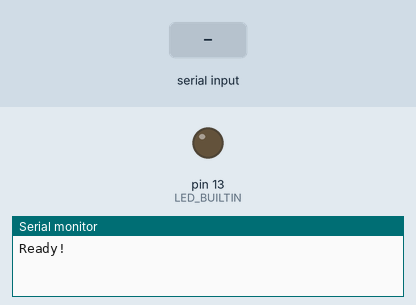
This sketch was run on a simulated Arduino Uno, built with avr-gcc and run on an emulated ATmega328P. Shown: output pins drawn as LEDs (lit = HIGH), the last lines printed to the serial monitor. The test bench sets the inputs (shaded band). Pins used as bus, display or sensor lines are not drawn.

Above: at 1.2 s.
1.3 s: "1" received over the second serial link
At 1.8 s:
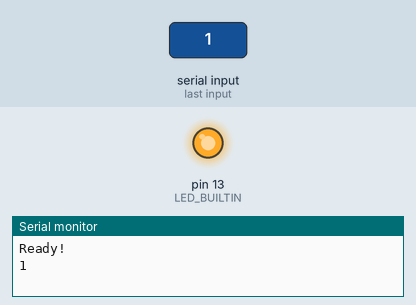
2.8 s: "0" received over the second serial link
At 4.1 s:
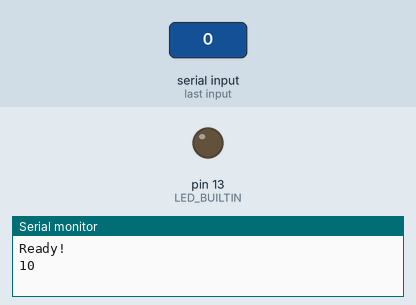
Timing chart, 0 to 5.8 s (numbered marks = the images above; inputs shaded):
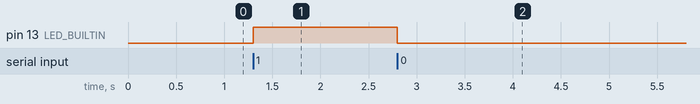

Measured:
- after the input at 1.3 s, pin 13 (LED_BUILTIN): LOW → HIGH at once
- after the input at 2.8 s, pin 13 (LED_BUILTIN): HIGH → LOW at once

The sketch:

Bluetooth_TEST.ino
```cpp
/*
 * Denne lille program gør at du kan forbinde med f.eks. PuTTY til din bluetooth forbindelse.
 * Husk at parre din computer med HC-05 først. Herefter vil den være på en COMPORT måske 5 eller 6
 * check selv efter i enhedshåndteringen
 *
 * Du kan også hente Bluetooth Serial Terminal i Microsoft store, og kommunikere den vej igennem.
 *
 * Når du skirver '1' uden apostroffer på terminalen, så vil LED på port 13 på Arduinoen tænde.
 * ligeledes hvis du skriver '0', så vil LED slukke.
 *
 */
#include <SoftwareSerial.h>

#define KEY 2 // If it is input low level or connect to the air, the module is at paired or communication mode. If it’s input high level, the module will enter to AT mode.
#define VCC 3 // Power til HC-05 modulet
#define GND 4 // GND til HC-05 modulet
#define BT_RX 5 // Forbindes til TxD på Hc-05 board
#define BT_TX 6 // Forbindes til RxD på Hc-05 board
#define LED 7 // LED out on BTH module

SoftwareSerial mySerial(BT_RX, BT_TX);

void setup()
{
  pinMode(GND,OUTPUT);
  pinMode(VCC,OUTPUT);
  pinMode(KEY,OUTPUT);
  digitalWrite(KEY,LOW); // This needs to be LOW for module to be in Communication-mode
  delay(30);
  pinMode(LED,INPUT);
  // Power up module
  digitalWrite(GND,LOW);
  digitalWrite(VCC,HIGH);

 Serial.begin(9600);
 mySerial.begin(9600);
 pinMode(LED_BUILTIN, OUTPUT);
 Serial.write("Ready!\n");
}

void loop()
{
 if ( mySerial.available() )
 {
   char inBuf = mySerial.read();
   Serial.print( inBuf );
   switch (inBuf)
   {
    case '0':
      digitalWrite(LED_BUILTIN,LOW);
      break;
    case '1':
      digitalWrite(LED_BUILTIN,HIGH);
      break;
   }
 }
 if ( Serial.available() )
 {
   mySerial.print( Serial.read() );
 }
}
```
